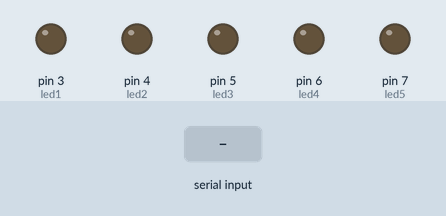
A sketch run on a simulated Arduino Uno, built with avr-gcc and run on an emulated ATmega328P. Shown: output pins drawn as LEDs (lit = HIGH). The test bench sets the inputs (shaded band).

Above: at 1.2 s.
1.3 s: "5" received over Serial
At 1.9 s:
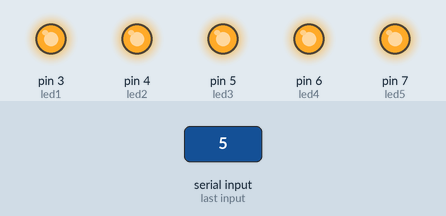
2.8 s: "4" received over Serial
At 4.0 s:
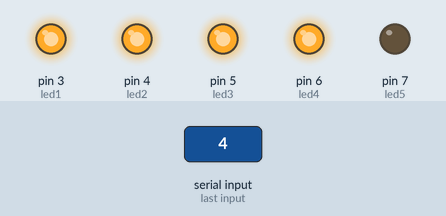
4.3 s: "3" received over Serial
At 5.4 s:
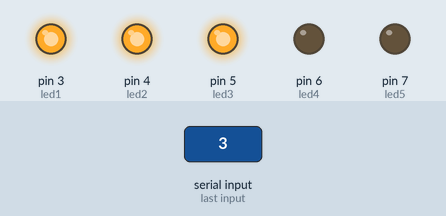
5.8 s: "2" received over Serial
At 6.5 s:
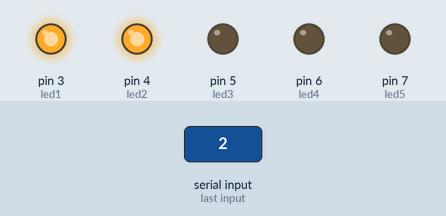
7.3 s: "1" received over Serial
At 7.6 s:
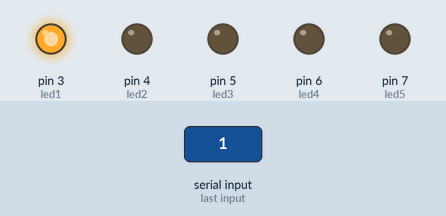
8.8 s: "0" received over Serial
At 10.0 s:
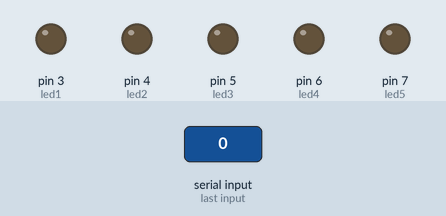
Timing chart, 0 to 11.3 s (numbered marks = the images above; inputs shaded):
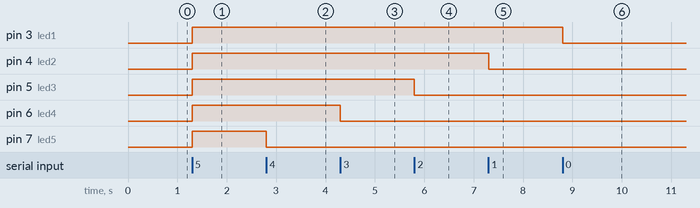

The sketch:

ContadorDedos_Arduino.ino
```cpp
const int led1 = 3;
const int led2 = 4;
const int led3 = 5;
const int led4 = 6;
const int led5 = 7;

int conteo;

void setup() {
  Serial.begin(12900);

  pinMode(led1, OUTPUT);
  pinMode(led2, OUTPUT);
  pinMode(led3, OUTPUT);
  pinMode(led4, OUTPUT);
  pinMode(led5, OUTPUT);


}

void loop() {

  if (Serial.available() > 0) {
    conteo = Serial.read();
    if (conteo == '5') {
      digitalWrite(led1, HIGH);
      digitalWrite(led2, HIGH);
      digitalWrite(led3, HIGH);
      digitalWrite(led4, HIGH);
      digitalWrite(led5, HIGH);
    }

    if (conteo == '4') {
      digitalWrite(led1, HIGH);
      digitalWrite(led2, HIGH);
      digitalWrite(led3, HIGH);
      digitalWrite(led4, HIGH);
      digitalWrite(led5, LOW);
    }

    if (conteo == '3') {
      digitalWrite(led1, HIGH);
      digitalWrite(led2, HIGH);
      digitalWrite(led3, HIGH);
      digitalWrite(led4, LOW);
      digitalWrite(led5, LOW);
    }

    if (conteo == '2') {
      digitalWrite(led1, HIGH);
      digitalWrite(led2, HIGH);
      digitalWrite(led3, LOW);
      digitalWrite(led4, LOW);
      digitalWrite(led5, LOW);
    }

    if (conteo == '1') {
      digitalWrite(led1, HIGH);
      digitalWrite(led2, LOW);
      digitalWrite(led3, LOW);
      digitalWrite(led4, LOW);
      digitalWrite(led5, LOW);
    }

    if (conteo == '0') {
      digitalWrite(led1, LOW);
      digitalWrite(led2, LOW);
      digitalWrite(led3, LOW);
      digitalWrite(led4, LOW);
      digitalWrite(led5, LOW);
    }
  }
}
```

Measured:
- after the input at 1.3 s, pin 3 (led1), pin 4 (led2), pin 5 (led3), pin 6 (led4), pin 7 (led5): LOW → HIGH at once
- after the input at 2.8 s, pin 7 (led5): HIGH → LOW at once
- after the input at 4.3 s, pin 6 (led4): HIGH → LOW at once
- after the input at 5.8 s, pin 5 (led3): HIGH → LOW at once
- after the input at 7.3 s, pin 4 (led2): HIGH → LOW at once
- after the input at 8.8 s, pin 3 (led1): HIGH → LOW at once
